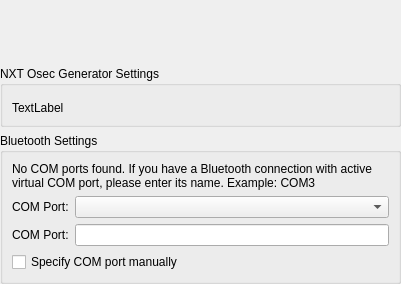
<?xml version="1.0" encoding="UTF-8"?>
<ui version="4.0">
 <class>NxtAdditionalPreferences</class>
 <widget class="QWidget" name="NxtAdditionalPreferences">
  <property name="geometry">
   <rect>
    <x>0</x>
    <y>0</y>
    <width>401</width>
    <height>284</height>
   </rect>
  </property>
  <property name="windowTitle">
   <string>Form</string>
  </property>
  <layout class="QVBoxLayout" name="verticalLayout">
   <property name="leftMargin">
    <number>0</number>
   </property>
   <property name="topMargin">
    <number>0</number>
   </property>
   <property name="rightMargin">
    <number>0</number>
   </property>
   <property name="bottomMargin">
    <number>0</number>
   </property>
   <item>
    <widget class="qReal::ui::ImagePicker" name="robotImagePicker" native="true"/>
   </item>
   <item>
    <widget class="QGroupBox" name="generatorSettingsGroupBox">
     <property name="title">
      <string>NXT Osec Generator Settings</string>
     </property>
     <layout class="QGridLayout" name="gridLayout">
      <item row="1" column="0">
       <widget class="QLabel" name="generatorLabel">
        <property name="text">
         <string>TextLabel</string>
        </property>
       </widget>
      </item>
      <item row="0" column="0">
       <widget class="qReal::ui::dirPicker" name="compilerPicker" native="true"/>
      </item>
     </layout>
    </widget>
   </item>
   <item>
    <widget class="QGroupBox" name="bluetoothSettingsGroupBox">
     <property name="title">
      <string>Bluetooth Settings</string>
     </property>
     <layout class="QGridLayout" name="gridLayout_4">
      <item row="1" column="1">
       <widget class="QComboBox" name="comPortComboBox">
        <property name="sizePolicy">
         <sizepolicy hsizetype="Expanding" vsizetype="Fixed">
          <horstretch>0</horstretch>
          <verstretch>0</verstretch>
         </sizepolicy>
        </property>
       </widget>
      </item>
      <item row="0" column="0" colspan="2">
       <widget class="QLabel" name="noComPortsFoundLabel">
        <property name="text">
         <string>No COM ports found. If you have a Bluetooth connection with active virtual COM port, please enter its name. Example: COM3</string>
        </property>
        <property name="wordWrap">
         <bool>true</bool>
        </property>
       </widget>
      </item>
      <item row="2" column="1">
       <widget class="QLineEdit" name="directInputComPortLineEdit"/>
      </item>
      <item row="3" column="0" colspan="2">
       <widget class="QCheckBox" name="manualComPortCheckbox">
        <property name="text">
         <string>Specify COM port manually</string>
        </property>
       </widget>
      </item>
      <item row="1" column="0">
       <widget class="QLabel" name="comPortLabel">
        <property name="text">
         <string>COM Port:</string>
        </property>
       </widget>
      </item>
      <item row="2" column="0">
       <widget class="QLabel" name="directInputComPortLabel">
        <property name="text">
         <string>COM Port:</string>
        </property>
       </widget>
      </item>
     </layout>
    </widget>
   </item>
  </layout>
 </widget>
 <customwidgets>
  <customwidget>
   <class>qReal::ui::ImagePicker</class>
   <extends>QWidget</extends>
   <header>qrutils/widgets/imagePicker.h</header>
   <container>1</container>
  </customwidget>
  <customwidget>
   <class>qReal::ui::dirPicker</class>
   <extends>QWidget</extends>
   <header>qrutils/widgets/dirPicker.h</header>
   <container>1</container>
  </customwidget>
 </customwidgets>
 <resources/>
 <connections/>
</ui>
